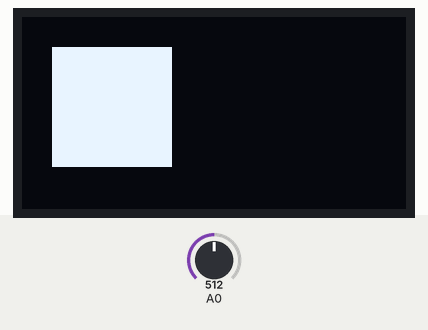
A sketch run on a simulated Arduino Uno, built with avr-gcc and run on an emulated ATmega328P. Parts: 128×64 one-colour display. The inputs (shaded band) are chosen by the test bench; at power-on: A0 = 512. What the sketch prints to the serial monitor is not drawn.

Above: at 0.1 s.

The sketch:

oled_oscillo.ino
```cpp
#include <Adafruit_SSD1306.h>

#define nombreDePixelsEnLargeur 128         // Taille de l'écran OLED, en pixel, au niveau de sa largeur
#define nombreDePixelsEnHauteur 64          // Taille de l'écran OLED, en pixel, au niveau de sa hauteur
#define brocheResetOLED         -1          // Reset de l'OLED partagé avec l'Arduino (d'où la valeur à -1, et non un numéro de pin)
#define adresseI2CecranOLED     0x3C        // Adresse de "mon" écran OLED sur le bus i2c (généralement égal à 0x3C ou 0x3D)

Adafruit_SSD1306 oled(128, 64, &Wire, -1);
String values = "";


int get_val(int val){
  return values.substring(val-1*3,(val*3)+2).toInt();
}

void set_val(int val){
  if (true/*val >= 10*/){
    String str_val = String(val);
    int length = values.length();
    values[length] = str_val[0];
    values[length+1] = str_val[1];
    values[length+2] = " ";
  }
}


void draw_rect(int x,int y, int width, int height){
  for(byte numeroLigne=0 ; numeroLigne < width; numeroLigne++) {
    for(byte numeroColonne=0 ; numeroColonne < height ; numeroColonne++) {
      oled.drawPixel(numeroColonne+x, numeroLigne+y, WHITE);          // On demande l'allumage de chaque pixel, un à un, avec la commande : drawPixel(posX,posY,couleur);
    }
  }
}
// ========================
// Initialisation programme
// ========================
void setup() {
  pinMode(A0,INPUT);
  // Initialisation de la liaison série, côté PC (pour y faire afficher des infos, via le moniteur série de l'IDE Arduino)
  Serial.begin(9600);

  // Initialisation de l'écran OLED
  oled.begin(SSD1306_SWITCHCAPVCC, adresseI2CecranOLED);

  oled.clearDisplay();                                            // Effaçage de l'intégralité du buffer

  draw_rect(10,10,40,40);

  Serial.println(F("Chargement terminé. Affichage !"));
  oled.display();
  delay(1000);
  oled.clearDisplay();
  oled.display();
}

void loop() {
  int value = analogRead(A0);
  set_val(value);
  Serial.println(values);
  // int val_lenght = get_lenght(values);
  // values[val_lenght+1] = analogRead(A0)
  // oled.clearDisplay();
  // for(int i=0;i<get_lenght(values);i++){
  //   int y_place = map(values[i],0,1023,0,64);
  //   oled.drawPixel(10,y_place,WHITE);
  // }
  // oled.display();
  // delay(10);
}
```
